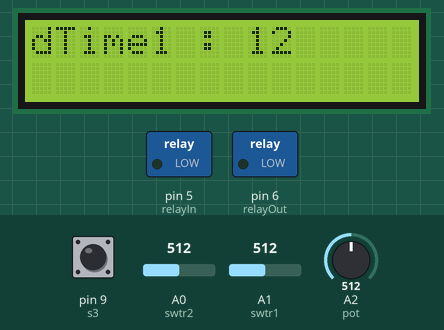
This sketch was run on a simulated Arduino Uno, built with avr-gcc and run on an emulated ATmega328P. Shown: 16×2 character LCD, switched loads named in the sketch (green lamp = pin HIGH). The inputs (shaded band) are chosen by the test bench; at power-on: pin 9 (s3) HIGH, A0 (swtr2) = 512, A1 (swtr1) = 512, A2 (pot) = 512. The local clock reads 2024-03-15 10:24:30 at power-on unless the sketch sets it; what the sketch prints to the serial monitor is not drawn.

Above: at 8.4 s.
8.5 s: pin 9 (s3) pulled LOW for 0.45 s
At 10.3 s:
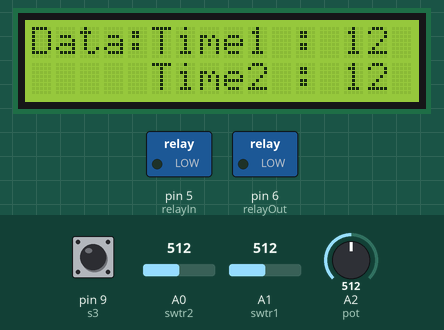
12.5 s: A0 (swtr2) set to 90
At 13.7 s:
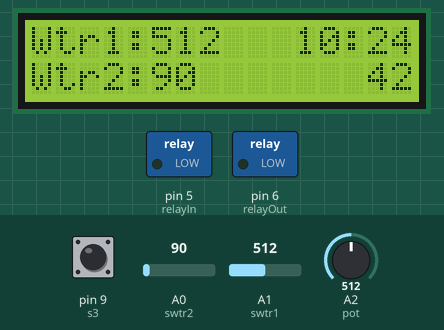
15.9 s: A1 (swtr1) set to 104
At 17.9 s:
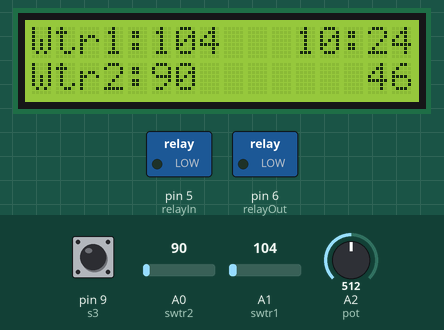
19.5 s: A1 (swtr1) set to 95
At 21.7 s:
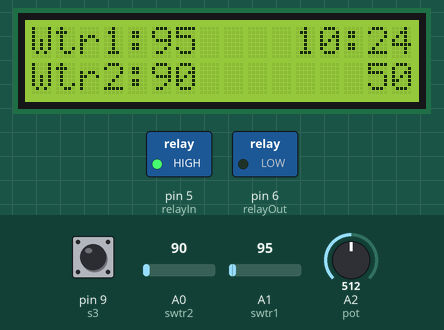
23.1 s: A0 (swtr2) set to 104
At 25.1 s:
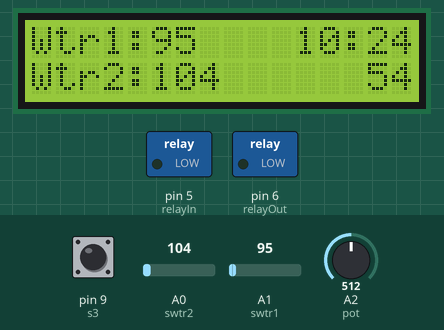
26.7 s: A0 (swtr2) set to 122
At 27.9 s:
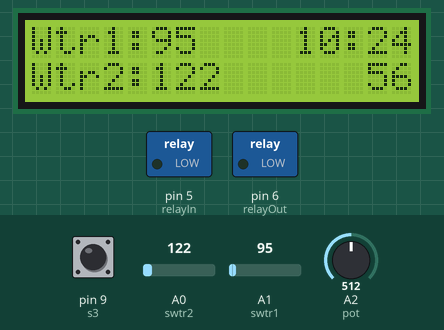
Timing chart, 0 to 29.7 s (numbered marks = the images above; inputs shaded):
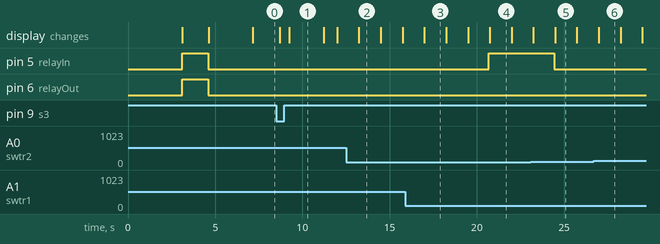

The sketch:

pakanAir_ternak_Fix.ino
```cpp
#include <Wire.h>
#include <LiquidCrystal_I2C.h>
#include <virtuabotixRTC.h>

//Inisialisasi pin (CLK, DAT, RST)
virtuabotixRTC myRTC(3,2,8);

LiquidCrystal_I2C lcd(0x27, 16, 2);


bool stat = false;
int dataa,
    data1,
    data2,
    data,
    d3,
    curHour,
    curMin,
    curSec,
    dPot = 0,
    dwtr1 = 0,
    dwtr2 = 0;


#define swtr1  A1
#define swtr2  A0
#define pot  A2

#define relayIn   5
#define relayOut  6

#define s3  9


uint8_t readPot1(){
  dPot = analogRead(pot);
  dataa = map(dPot, 0, 1023, 1, 24);
  return dataa;
  }

uint8_t readPot2(){
  dPot = analogRead(pot);
  data = map(dPot, 0, 1023, 1, 24);
  return data;
  }

uint8_t swPot(){
  d3 = digitalRead(s3);
  return d3;
  }


void setup() {
  // put your setup code here, to run once:


  Serial.begin(9600);

  lcd.init();
  lcd.backlight();
  lcd.setCursor(0, 0);
  lcd.print("Pakan Air Ternak");
  lcd.setCursor(0, 1);
  lcd.print("Berbasis Arduino");
  delay(3000);
  lcd.clear();

  pinMode(relayOut, OUTPUT);
  pinMode(relayIn, OUTPUT);
  digitalWrite(relayIn, HIGH);
  digitalWrite(relayOut, HIGH);
  delay(1500);
  digitalWrite(relayIn, LOW);
  digitalWrite(relayOut, LOW);

  pinMode(s3, INPUT_PULLUP);

  Serial.println("Start in Setup(true) Func...");

//  myRTC.setDS1302Time(20, 20, 20, 6, 15, 2, 2022); //line code comment after set Time.
  lcd.setCursor(0, 0);
  lcd.print("Set_On_SwPot...");
  lcd.setCursor(0, 1);
  lcd.print("For_Setup-dTime");
  delay(2500);
  while(!stat){

    d3 = swPot();
    Serial.print("Swpot : ");
    Serial.println(d3);

    if (d3 == HIGH && data1 < 1 && data2 < 1){

      dataa = readPot1();
      Serial.print("Data 1 Pot :   ");
      Serial.println(dataa);
      lcd.clear();
      lcd.setCursor(0, 0);
      lcd.print("dTime1 : ");
      lcd.setCursor(9, 0);
      lcd.print(dataa);

      d3 = swPot();
      Serial.print("Swpot : ");
      Serial.println(d3);

    }

    if (d3 == LOW && dataa > 1 && data2 < 1){

      data1 = dataa;
      data = readPot2();
      Serial.print("Data 2 Pot :   ");
      Serial.println(data);
      lcd.clear();
      lcd.setCursor(0, 0);
      lcd.print("dTime1 : ");
      lcd.setCursor(9, 0);
      lcd.print(data1);
      lcd.setCursor(0, 1);
      lcd.print("dTime2 : ");
      lcd.setCursor(9, 1);
      lcd.print(data);

      d3 = swPot();
      Serial.print("Swpot : ");
      Serial.println(d3);

    }

    if (d3 == HIGH && data1 > 1 && data2 < 1){

      data2 = data;
      Serial.print("data_1 :  ");
      Serial.println(data1);
      Serial.print("data_2 :  ");
      Serial.println(data2);
      lcd.clear();
      lcd.setCursor(0, 0);
      lcd.print("Data:");
      lcd.setCursor(5, 0);
      lcd.print("Time1 : ");
      lcd.setCursor(13, 0);
      lcd.print(data1);
      lcd.setCursor(5, 1);
      lcd.print("Time2 : ");
      lcd.setCursor(13, 1);
      lcd.print(data2);

      Serial.println();
      Serial.println("Start in Loop(true) Func...");
      delay(2000);
      lcd.clear();
      stat = true;

    }

    delay(500);

    }


}

void loop() {
  // put your main code here, to run repeatedly:
  myRTC.updateTime();
  getTime();
  getSensor();


  Serial.println("\t------------------------GetStatTime------------------------");
  Serial.print("\tGet-Data_Stat =   ");
  Serial.println(stat);

  Serial.print("\tdataTime_1 :  ");
  Serial.println(data1);
  Serial.print("\tdataTime_2 :  ");
  Serial.println(data2);

  Serial.println();
  Serial.println();
  Serial.println();

  Serial.println("\t--------------------------GetData--------------------------");
  Serial.println("\tdata_Swtr1\tdata_Swtr2\t\tTime");
  Serial.print("\t");
  Serial.print(dwtr1);
  Serial.print("\t");
  Serial.print("\t");
  Serial.print(dwtr2);
  Serial.print("\t");
  Serial.print("\t");
  Serial.print("\t");
  Serial.print(curHour);
  Serial.print(" : ");
  Serial.print(curMin);
  Serial.print(" : ");
  Serial.println(curSec);

    if (dwtr1 < 100 && dwtr2 < 100){
        digitalWrite(relayIn, HIGH);
        }else{
          digitalWrite(relayIn, LOW);
          }


    if (curHour == data1 && curMin < 1 && curSec < 5){
        exe();
        }else{
            lcd.clear();
            lcd.setCursor(0, 0);
            lcd.print("Wtr1:");
            lcd.setCursor(5, 0);
            lcd.print(dwtr1);
            lcd.setCursor(0, 1);
            lcd.print("Wtr2:");
            lcd.setCursor(5, 1);
            lcd.print(dwtr2);

            lcd.setCursor(11, 0);
            lcd.print(curHour);
            lcd.setCursor(13, 0);
            lcd.print(":");
            lcd.setCursor(14, 0);
            lcd.print(curMin);
            lcd.setCursor(14, 1);
            lcd.print(curSec);

            }

    if (curHour == data2 && curMin < 1 && curSec < 5){
          exe();
          }else{
            lcd.clear();
            lcd.setCursor(0, 0);
            lcd.print("Wtr1:");
            lcd.setCursor(5, 0);
            lcd.print(dwtr1);
            lcd.setCursor(0, 1);
            lcd.print("Wtr2:");
            lcd.setCursor(5, 1);
            lcd.print(dwtr2);

            lcd.setCursor(11, 0);
            lcd.print(curHour);
            lcd.setCursor(13, 0);
            lcd.print(":");
            lcd.setCursor(14, 0);
            lcd.print(curMin);
            lcd.setCursor(14, 1);
            lcd.print(curSec);

            }

  Serial.println();
  Serial.println();
  Serial.println();

  delay(1000);

}


uint8_t getSensor(){
    dwtr1 = analogRead(swtr1);
    dwtr2 = analogRead(swtr2);

    return dwtr1, dwtr2;

  }

uint8_t getTime(){
  curHour = myRTC.hours;
  curMin  = myRTC.minutes;
  curSec  = myRTC.seconds;

  return curHour, curMin, curSec;

}

uint8_t exe(){
        lcd.clear();
        lcd.setCursor(0, 0);
        lcd.print("Out True...");
        digitalWrite(relayOut, HIGH);
        delay(10000);
        digitalWrite(relayOut, LOW);
        delay(1500);
        lcd.clear();
        lcd.setCursor(0, 0);
        lcd.print("Out True...");
        digitalWrite(relayIn, HIGH);
        delay(10000);
        digitalWrite(relayIn, LOW);
//        lcd.clear();
  }
```

Measured:
- the behaviour switches between 100 and 99 on A1 (swtr1) (found by bisection; images 3 and 4)
- the behaviour switches between 99 and 100 on A0 (swtr2) (found by bisection; images 4 and 5)
- after the input at 8.5 s, the display: first changes after 0.20 s (image 1 shows a later state)
- after the input at 19.5 s, pin 5 (relayIn): LOW → HIGH after 1.2 s
- after the input at 23.1 s, pin 5 (relayIn): HIGH → LOW after 1.3 s
- what the display in image 1 shows lasts 2.0 s, from 9.2 s to 11.2 s
- what the display in image 2 shows lasts 1.3 s, from 13.2 s to 14.5 s
